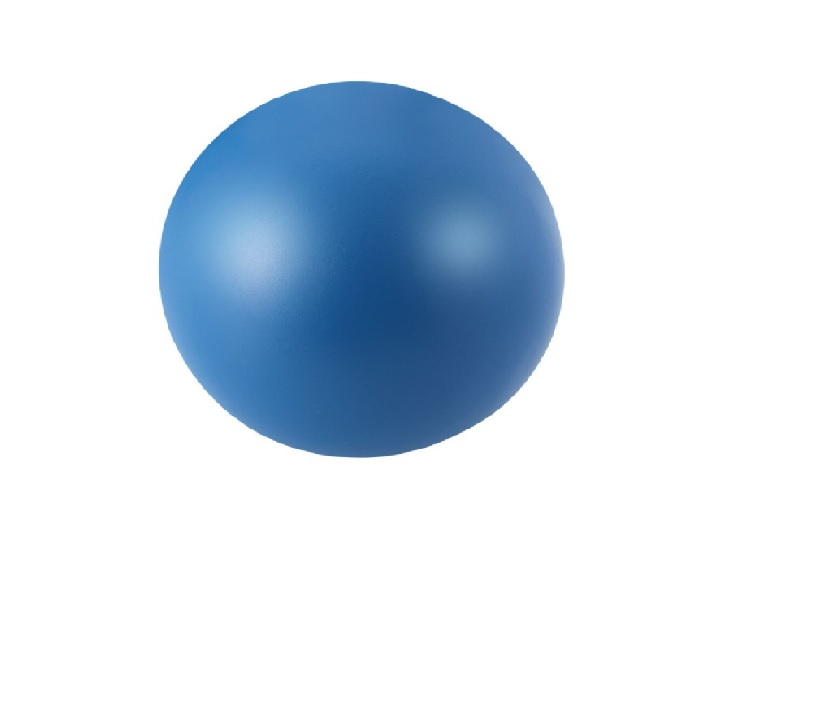
#> input picture train/1.jpg, 820 x 718 px, given in place of the camera
$ jupyter execute blob_detection.ipynb   (older library calls are emulated)
#> lines starting #> are read from the running program, lines starting #| are printed output that depends on the picture; after the words box and inside, x2 and y2 are one past the last pixel; in counts of white or black regions, pixels touching at a corner belong together
[cell 1]
#mask
import cv2
import numpy as np

# Initialize the webcam
video_capture = cv2.VideoCapture(0)

while True:
    # Capture a frame from the webcam
    ret, frame = video_capture.read()
#> frame is the input picture: shape (718, 820, 3); mean B, G, R 237.5, 226.9, 216.2

    if not ret:
        break

    # Convert the frame from BGR to HSV color space
    hsv_frame = cv2.cvtColor(frame, cv2.COLOR_BGR2HSV)
#> hsv_frame: shape (718, 820, 3); mean H, S, V 22.8, 32.7, 237.6

    # Define the range of blue color in HSV
    lower_blue = np.array([100, 100, 50])
    upper_blue = np.array([130, 255, 255])

    # Create a binary mask for blue regions
    mask = cv2.inRange(hsv_frame, lower_blue, upper_blue)
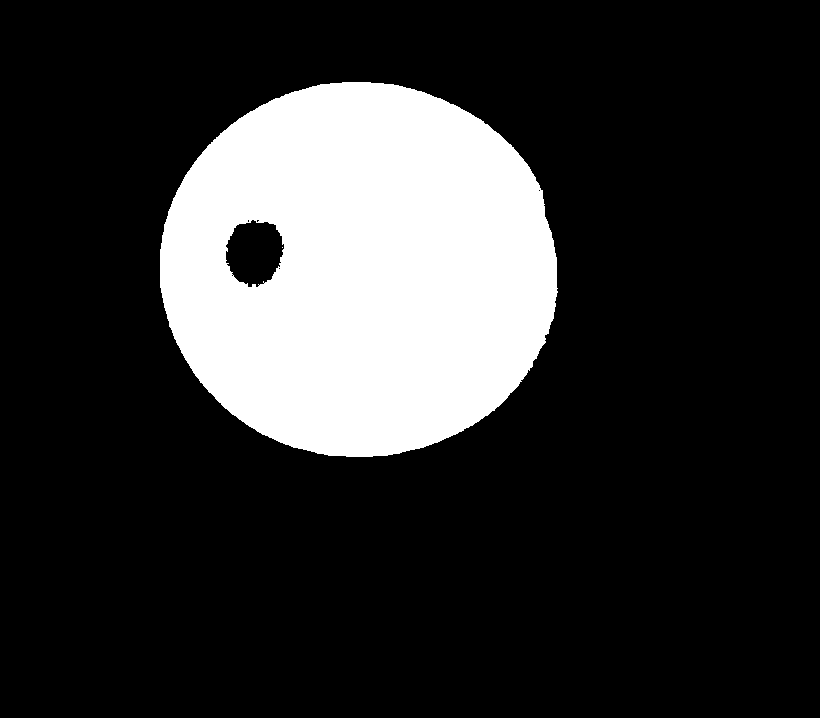
#> mask: shape (718, 820); 19.5% white; 2 white regions (1 under 20 px), largest, box (x1, y1, x2, y2) and area: (160, 82, 558, 457) 114941

    # Apply morphological operations to clean up the mask
    kernel = np.ones((5, 5), np.uint8)
    mask = cv2.morphologyEx(mask, cv2.MORPH_OPEN, kernel)
#> mask: shape (718, 820); 19.5% white; 1 white region, box (x1, y1, x2, y2) and area: (160, 82, 557, 457) 114865
    mask = cv2.morphologyEx(mask, cv2.MORPH_CLOSE, kernel)
#> mask: shape (718, 820); 19.5% white; 1 white region

    # Overlay the blue regions on the original frame
    blue_regions = cv2.bitwise_and(frame, frame, mask=mask)


    # Display the resulting frame
    cv2.imshow('Object Detection', blue_regions)
    # Display the original frame and the blue regions
    #cv2.imshow('Original', frame)
    #cv2.imshow('Blue Regions', result)


    # Exit the loop when 'q' key is pressed
    if cv2.waitKey(1) & 0xFF == ord('q'):
#> (key q is pressed here)
        break

# Release the webcam and close all windows
video_capture.release()
cv2.destroyAllWindows()

[cell 2]
#blob detection in blue mask - not working properly
import cv2
import numpy as np

# Initialize the webcam
video_capture = cv2.VideoCapture(0)
# Blob Detection parameters
params = cv2.SimpleBlobDetector_Params()
params.filterByArea = True
params.minArea = 100  # Minimum blob area to filter out small noise
detector = cv2.SimpleBlobDetector_create(params)


while True:
    # Capture a frame from the webcam
    ret, frame = video_capture.read()

    if not ret:
        break

    # Convert the frame from BGR to HSV color space
    hsv_frame = cv2.cvtColor(frame, cv2.COLOR_BGR2HSV)

    # Define the range of blue color in HSV
    lower_blue = np.array([100, 100, 50])
    upper_blue = np.array([130, 255, 255])

    # Create a binary mask for blue regions
    mask = cv2.inRange(hsv_frame, lower_blue, upper_blue)

    # Apply morphological operations to clean up the mask
    kernel = np.ones((5, 5), np.uint8)
    mask = cv2.morphologyEx(mask, cv2.MORPH_OPEN, kernel)
    mask = cv2.morphologyEx(mask, cv2.MORPH_CLOSE, kernel)

    # Overlay the blue regions on the original frame
    blue_regions = cv2.bitwise_and(frame, frame, mask=mask)

    keypoints = detector.detect(blue_regions)
#> keypoints = 1 keypoints; (x, y, size): (254, 252, 62.2)

    # Draw boundary boxes around the detected blobs
    for keypoint in keypoints:
        x, y = int(keypoint.pt[0]), int(keypoint.pt[1])
        size = int(keypoint.size)
        cv2.rectangle(blue_regions, (x - size, y - size), (x + size, y + size), (0, 255, 0), 2)
#> this loop made 1 pass
#> (keypoint, x, y, size) on pass 1: (keypoint at (254, 252.1), size 62.2, 254, 252, 62)
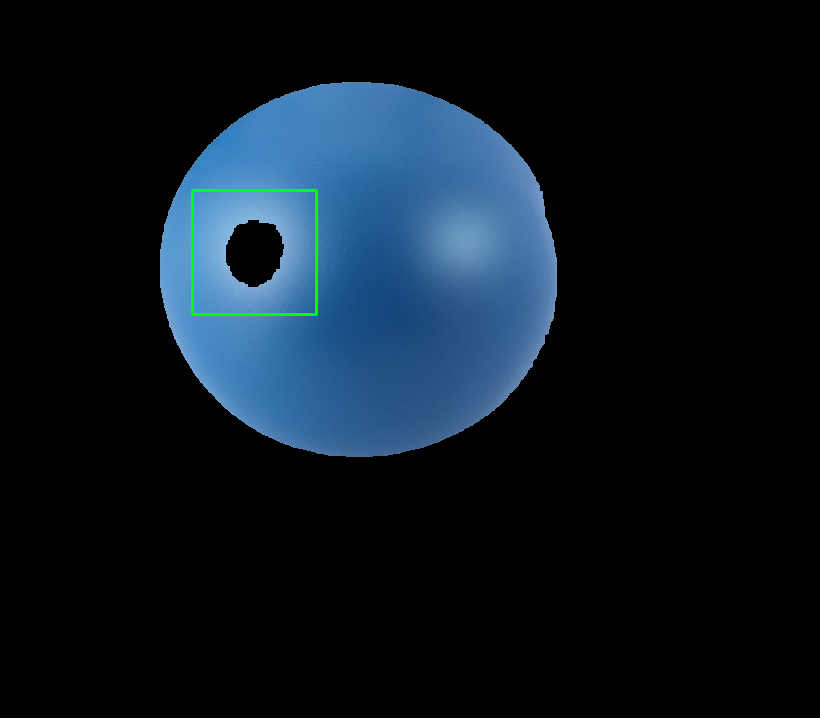
#> blue_regions: shape (718, 820, 3); mean B, G, R 32.3, 22.7, 11.9

    # Display the resulting frame
    cv2.imshow('Object Detection', blue_regions)


    # Exit the loop when 'q' key is pressed
    if cv2.waitKey(1) & 0xFF == ord('q'):
#> (key q is pressed here)
        break

# Release the webcam and close all windows
video_capture.release()
cv2.destroyAllWindows()

[cell 3]
#contour detection
import cv2
import numpy as np

# Initialize the webcam
video_capture = cv2.VideoCapture(0)

while True:
    # Capture a frame from the webcam
    ret, frame = video_capture.read()

    if not ret:
        break

    # Convert the frame from BGR to HSV color space
    hsv_frame = cv2.cvtColor(frame, cv2.COLOR_BGR2HSV)

    # Define the range of blue color in HSV
    lower_blue = np.array([100, 100, 50])
    upper_blue = np.array([130, 255, 255])

    # Create a binary mask for blue regions
    mask = cv2.inRange(hsv_frame, lower_blue, upper_blue)

    # Find contours of the blue regions in the mask
    contours, _ = cv2.findContours(mask, cv2.RETR_EXTERNAL, cv2.CHAIN_APPROX_SIMPLE)
#> contours = 1 contour; box (x1, y1, x2, y2) and area: (160, 82, 558, 457) 117276

    # Draw boundary boxes around the blue regions
    for contour in contours:
        x, y, w, h = cv2.boundingRect(contour)
        cv2.rectangle(frame, (x, y), (x + w, y + h), (0, 255, 0), 2)
#> this loop made 1 pass
#> (x, y, w, h) on pass 1: (160, 82, 398, 375)
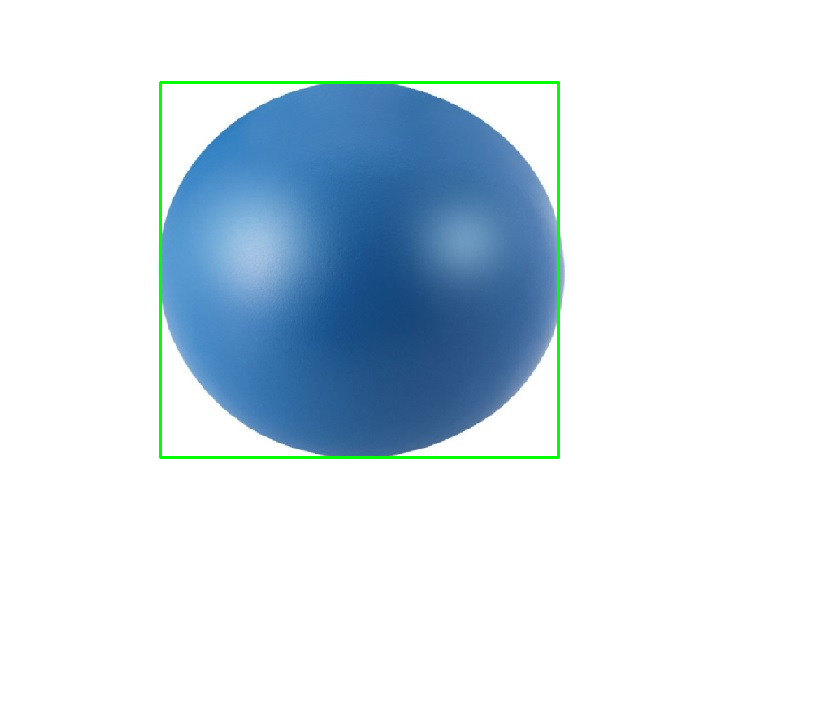
#> frame: shape (718, 820, 3); 0.79% of pixels changed, all inside (x1, y1, x2, y2) = (159, 81, 560, 459)

    # Display the resulting frame
    cv2.imshow('Blue Color Segmentation', frame)

    # Exit the loop when 'q' key is pressed
    if cv2.waitKey(1) & 0xFF == ord('q'):
#> (key q is pressed here)
        break

# Release the webcam and close all windows
video_capture.release()
cv2.destroyAllWindows()

[cell 4]
#mask segmenetation and blob detection
import cv2
import numpy as np

# Initialize the webcam
video_capture = cv2.VideoCapture(0)

# Setup SimpleBlobDetector parameters
params = cv2.SimpleBlobDetector_Params()
params.filterByArea = True
params.minArea = 1000
params.filterByInertia = False
params.filterByConvexity = False
detector = cv2.SimpleBlobDetector_create(params)

while True:
    # Capture a frame from the webcam
    ret, frame = video_capture.read()

    if not ret:
        break

    # Convert the frame from BGR to HSV color space
    hsv_frame = cv2.cvtColor(frame, cv2.COLOR_BGR2HSV)

    # Define the range of blue color in HSV
    lower_blue = np.array([100, 100, 50])
    upper_blue = np.array([130, 255, 255])

    # Create a binary mask for blue regions
    mask = cv2.inRange(hsv_frame, lower_blue, upper_blue)

    # Detect blobs in the binary mask
    keypoints = detector.detect(mask)
#> keypoints = 1 keypoints; (x, y, size): (254, 252, 61.7)

    # Draw detected blobs
    for keypoint in keypoints:
        x, y = int(keypoint.pt[0]), int(keypoint.pt[1])
        size = int(keypoint.size)
        cv2.rectangle(frame, (x - size, y - size), (x + size, y + size), (0, 255, 0), 2)
#> this loop made 1 pass
#> (keypoint, x, y, size) on pass 1: (keypoint at (254.1, 252.1), size 61.7, 254, 252, 61)
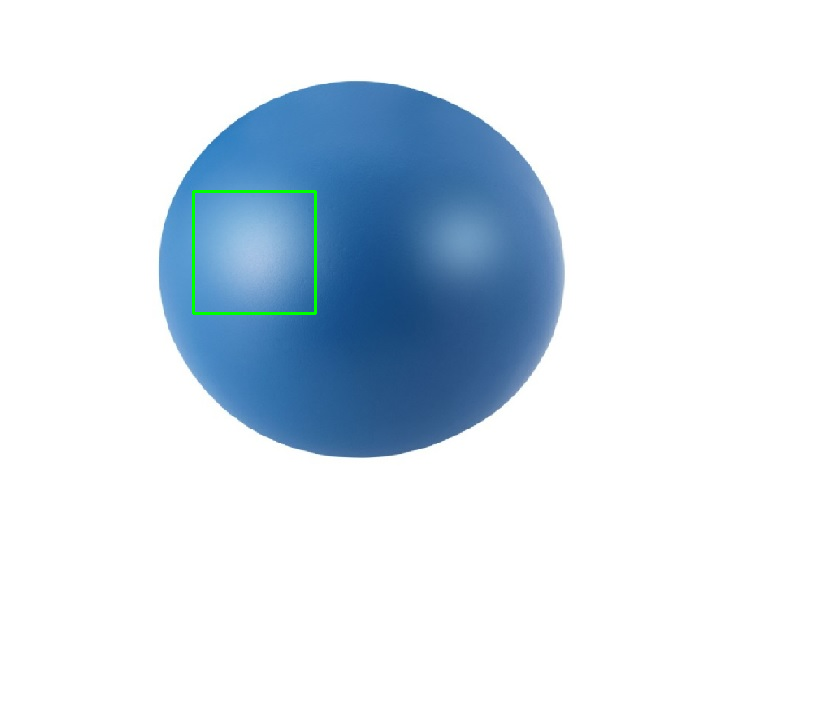
#> frame: shape (718, 820, 3); 0.25% of pixels changed, all inside (x1, y1, x2, y2) = (192, 190, 317, 315)

    # Display the resulting frame
    cv2.imshow('Blob Detection', frame)

    # Exit the loop when 'q' key is pressed
    if cv2.waitKey(1) & 0xFF == ord('q'):
#> (key q is pressed here)
        break

# Release the webcam and close all windows
video_capture.release()
cv2.destroyAllWindows()

[cell 5]
import cv2

# Initialize the webcam
video_capture = cv2.VideoCapture(0)

# Setup SimpleBlobDetector parameters
params = cv2.SimpleBlobDetector_Params()
params.filterByArea = True
params.minArea = 500
params.filterByConvexity = False
params.filterByInertia = False
detector = cv2.SimpleBlobDetector_create(params)

while True:
    # Capture a frame from the webcam
    ret, frame = video_capture.read()

    if not ret:
        break

    # Convert the frame to grayscale
    gray_frame = cv2.cvtColor(frame, cv2.COLOR_BGR2GRAY)
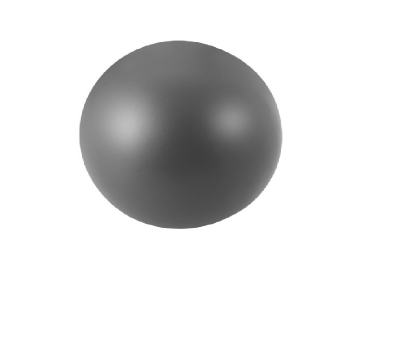
#> gray_frame: shape (718, 820) (shown at 1/2 size); min 61, max 255, mean 224.9

    # Detect blobs in the grayscale frame
    keypoints = detector.detect(gray_frame)
#> keypoints = ()

    # Draw detected blobs
    frame_with_blobs = cv2.drawKeypoints(frame, keypoints, outImage=None, color=(0, 255, 0), flags=cv2.DRAW_MATCHES_FLAGS_DRAW_RICH_KEYPOINTS)

    # Display the resulting frame
    cv2.imshow('Blob Detection', frame_with_blobs)

    # Exit the loop when 'q' key is pressed
    if cv2.waitKey(1) & 0xFF == ord('q'):
#> (key q is pressed here)
        break

# Release the webcam and close all windows
video_capture.release()
cv2.destroyAllWindows()

[cell 6]
import cv2
import numpy as np
# Initialize the webcam
cap = cv2.VideoCapture(0)

while True:
    # Capture frame-by-frame
    ret, frame = cap.read()

    # Convert the frame to the HSV color space
    hsv_frame = cv2.cvtColor(frame, cv2.COLOR_BGR2HSV)

    # Define the lower and upper bounds of the blue color in HSV
    lower_blue = np.array([90, 50, 50])  # Adjust these values to define the blue color range
    upper_blue = np.array([130, 255, 255])

    # Create a binary mask for the blue color range
    blue_mask = cv2.inRange(hsv_frame, lower_blue, upper_blue)
#> blue_mask: shape (718, 820); 20.4% white; 1 white region, box (x1, y1, x2, y2) and area: (159, 81, 564, 458) 119990

    # Apply the binary mask to extract the blue region from the frame
    blue_frame = cv2.bitwise_and(frame, frame, mask=blue_mask)

    # Convert the blue frame to grayscale
    gray_frame = cv2.cvtColor(blue_frame, cv2.COLOR_BGR2GRAY)

    # Apply the LoG operator to detect blobs
    ksize = 1  # Adjust the kernel size based on the size of blobs you want to detect
    sigma = 2.5  # Adjust the sigma value based on the spread of blob intensity
    blobs = cv2.Laplacian(gray_frame, cv2.CV_64F, ksize=ksize)
    blobs = np.uint8(np.absolute(blobs))

    # Threshold the blob image to filter out low-intensity regions
    threshold = 200 # Adjust the threshold value as per your requirements
    _, binary_blobs = cv2.threshold(blobs, threshold, 255, cv2.THRESH_BINARY)
#> binary_blobs: shape (718, 820); 0.05% white in thin lines or dots, all inside (x1, y1, x2, y2) = (159, 81, 556, 458)

    # Display the original frame and blob-detected frame
    cv2.imshow('Original Frame', frame)
    cv2.imshow('Blue Blob Detected Frame', binary_blobs)

    # Exit the loop when 'q' key is pressed
    if cv2.waitKey(1) & 0xFF == ord('q'):
#> (key q is pressed here)
        break

# Release the webcam and close all OpenCV windows
cap.release()
cv2.destroyAllWindows()

[cell 7]
import cv2
import numpy as np

cap = cv2.VideoCapture(0)

def blob_detection_blue_background(frame):
    # Convert the frame to the HSV color space
    hsv_frame = cv2.cvtColor(frame, cv2.COLOR_BGR2HSV)

    # Define the lower and upper bounds of the blue color range
    lower_blue = np.array([100, 50, 50])  # Adjust these values for your specific shade of blue
    upper_blue = np.array([130, 255, 255])  # Adjust these values for your specific shade of blue

    # Create a mask to extract only blue regions from the frame
    blue_mask = cv2.inRange(hsv_frame, lower_blue, upper_blue)
#> blue_mask: shape (718, 820); 20.4% white; 1 white region, box (x1, y1, x2, y2) and area: (159, 81, 564, 458) 119988

    # Apply the mask to the original frame to get the blue background
    blue_background = cv2.bitwise_and(frame, frame, mask=blue_mask)

    # Convert the blue background to grayscale
    gray_frame = cv2.cvtColor(blue_background, cv2.COLOR_BGR2GRAY)

    # Apply the LoG operator to detect blobs on the blue background
    ksize = 1  # Adjust the kernel size based on the size of blobs you want to detect
    sigma = 2.5  # Adjust the sigma value based on the spread of blob intensity
    blobs = cv2.Laplacian(gray_frame, cv2.CV_64F, ksize=ksize)
    blobs = np.uint8(np.absolute(blobs))

    # Threshold the blob image to filter out low-intensity regions
    threshold = 20  # Adjust the threshold value as per your requirements
    _, binary_blobs = cv2.threshold(blobs, threshold, 255, cv2.THRESH_BINARY)
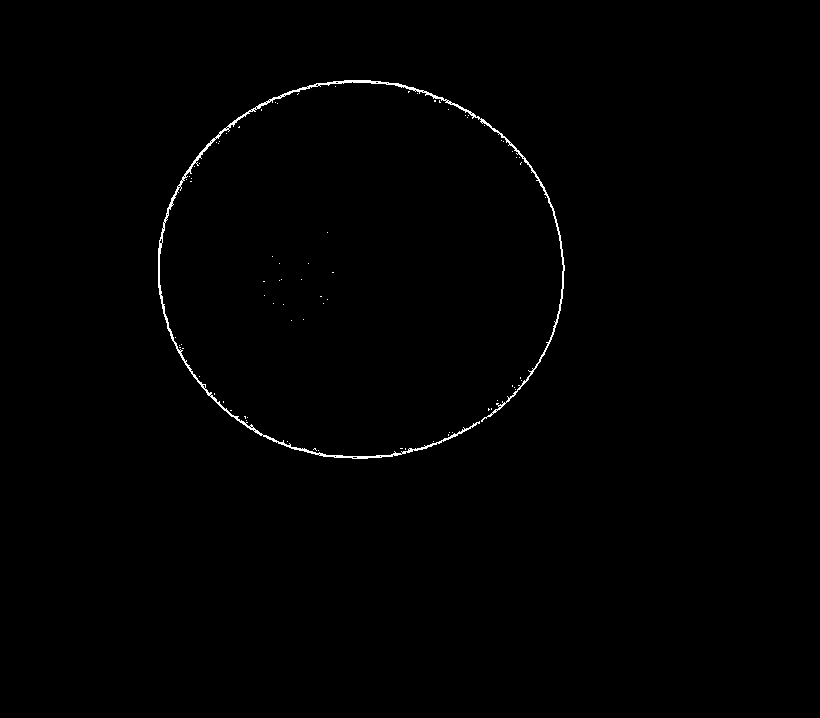
#> binary_blobs: shape (718, 820); 0.52% white in thin lines or dots, all inside (x1, y1, x2, y2) = (158, 80, 565, 459)

# [9 lines of commented-out code are left out]
    contours, _ = cv2.findContours(binary_blobs, cv2.RETR_EXTERNAL, cv2.CHAIN_APPROX_SIMPLE)
#> contours = 79 contours, 78 with area under 20; largest, box (x1, y1, x2, y2) and area: (158, 80, 565, 459) 1814

    # Find the largest contour (blob) based on its area
    largest_contour = max(contours, key=cv2.contourArea)
#> largest_contour = contour of 1308 points, box (x1, y1, x2, y2) (158, 80, 565, 459), area 1814

    # Draw bounding box around the largest blob on the original frame
    if len(largest_contour) > 0:
        x, y, w, h = cv2.boundingRect(largest_contour)
#> x = 158; y = 80; w = 407; h = 379
        cv2.rectangle(frame, (x, y), (x + w, y + h), (0, 255, 0), 2)
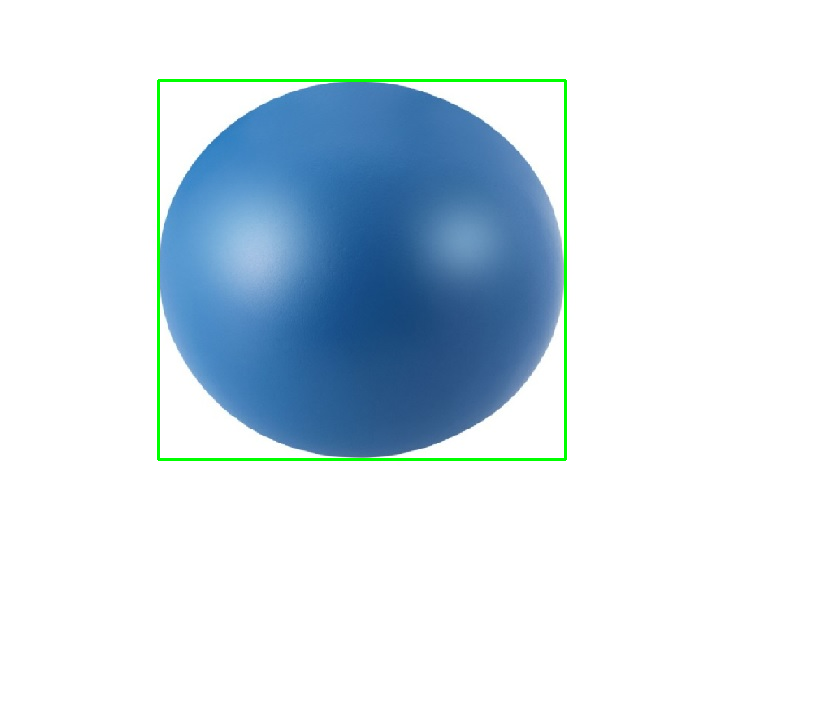
#> frame: shape (718, 820, 3); 0.8% of pixels changed, all inside (x1, y1, x2, y2) = (157, 79, 567, 461)

    return frame

while True:
    # Capture frame-by-frame
    ret, frame = cap.read()

    # Perform blob detection on the blue background and draw boundary boxes
    processed_frame = blob_detection_blue_background(frame)

    # Display the processed frame
    cv2.imshow('Processed Frame', processed_frame)

    # Exit the loop when 'q' key is pressed
    if cv2.waitKey(1) & 0xFF == ord('q'):
#> (key q is pressed here)
        break

# Release the webcam and close all OpenCV windows
cap.release()
cv2.destroyAllWindows()
